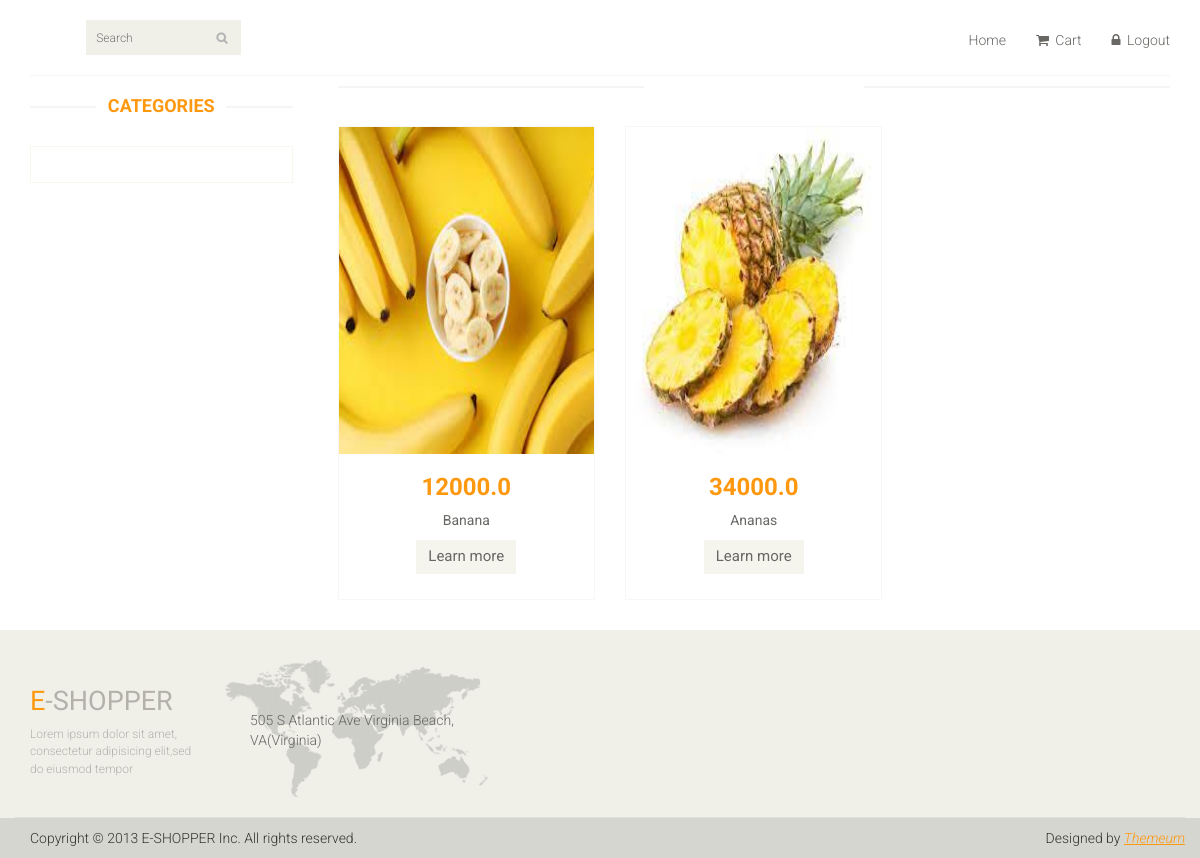
The app's page /category/6 (signed in) with its own data.
### catalog/models.py (models this page shows, shortened)
class Product(models.Model):
    objects = models.Model
    name = models.CharField(max_length=60)
    desc = models.CharField(max_length=150)
    quantity = models.IntegerField()
    price = models.FloatField()
    product_image = models.ImageField(null=True, blank=True, upload_to='media')
    reviews = models.FloatField()
    category = models.ForeignKey(Category, on_delete=models.CASCADE)
    added_day = models.DateTimeField(auto_now_add=True)

### catalog/views.py (the view)
# urls.py: path('category/<int:pk>', views.get_category_products),
def get_category_products(request, pk):
    exact_category_products = models.Product.objects.filter(category__id=pk)
    context = {'category_products': exact_category_products}
    return render(request, 'category.html', context)

### catalog/templates/category.html (shortened to what this page needs)
{% extends 'index.html' %}
{% block content %}
<section>
		<div class="container">
			<div class="row">
                <div class="col-sm-3">
					<div class="left-sidebar"><br>
						<h2>Categories</h2>
						<div class="panel-group category-products" id="accordian">
						</div>
					</div>
				</div>
				<div class="col-sm-9 padding-right">
					<div class="features_items"><br>
                        {% for product in category_products %}
						<div class="col-sm-4">
							<div class="product-image-wrapper">
								<div class="single-products">
									<div class="productinfo text-center">
										<img src="/{{ product.product_image }}" alt="" />
										<h2>{{ product.price }}</h2>
										<p>{{ product.name }}</p>
										<a href="/product/{{ product.name }}/{{ product.id }}" class="btn btn-default add-to-cart">Learn more</a>
									</div>
								</div>
							</div>
						</div>
                    {% endfor %}
                    </div>
				</div>
			</div>
		</div>
	</section>
{% endblock content %}

### catalog/static/css/main.css (style rules this page uses)
body { font-family: 'Roboto', sans-serif; background:; position: relative; font-weight:400px; }
a { -webkit-transition: 300ms; -moz-transition: 300ms; -o-transition: 300ms; transition: 300ms; }
h1, h2, h3, h4, h5, h6 { font-family: 'Roboto', sans-serif; }
.category-products { border: 1px solid #F7F7F0; margin-bottom: 35px; padding-bottom: 20px; padding-top: 15px; }
.left-sidebar h2, .brands_products h2 { color: #FE980F; font-family: 'Roboto', sans-serif; font-size: 18px; font-weight: 700; margin: 0 auto 30px; text-align: center; text-transform: uppercase; position: relative; z-index:3; }
.left-sidebar h2:after, h2.title:after { content: " "; position: absolute; border: 1px solid #f5f5f5; bottom:8px; left: 0; width: 100%; height: 0; z-index: -2; }
.left-sidebar h2:before { content: " "; position: absolute; background: #fff; bottom: -6px; width: 130px; height: 30px; z-index: -1; left: 50%; margin-left: -65px; }
.padding-right { padding-right: 0; }
.features_items { overflow:hidden; }
.product-image-wrapper { border:1px solid #F7F7F5; overflow: hidden; margin-bottom:30px; }
.single-products { position: relative; }
.productinfo h2 { color: #FE980F; font-family: 'Roboto', sans-serif; font-size: 24px; font-weight: 700; }
.productinfo p { font-family: 'Roboto', sans-serif; font-size: 14px; font-weight: 400; color: #696763; }
.productinfo img { width: 255.48px; height: 326.81px; }
.productinfo { position:relative; }
.add-to-cart { background:#F5F5ED; border: 0 none; border-radius: 0; color: #696763; font-family: 'Roboto', sans-serif; font-size: 15px; margin-bottom: 25px; }

### records on screen
Product: product_image (picture), price "12000.0", name "Banana"
Product: product_image (picture), price "34000.0", name "Ananas"
